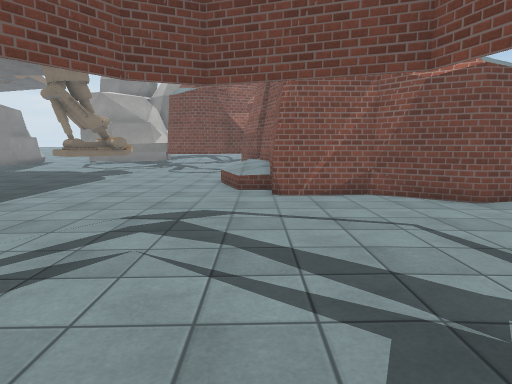
[1] (above)

24 first-person views from a walk through a scene from a Unity 3-D project. The camera is 1.4 m above the floor, tilts 8° down and sees 75° across. The floor is counted in squares, 1 m on a side. Each view is taken from the middle of a square. On the plan, view 1 faces up. The plan holds only what a view shows up to about 15 squares ahead; the rest is blank. The place goes on beyond the plan. Surface patterns are stand-ins for the level's own textures.

[2]
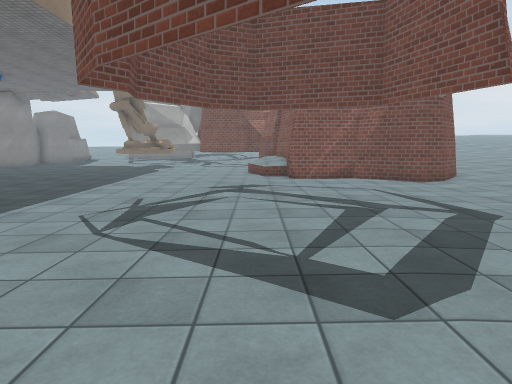

[3]
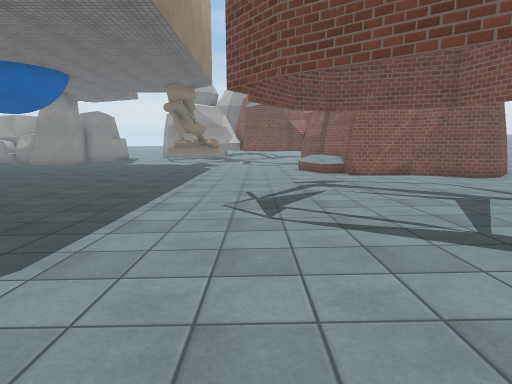

[4]
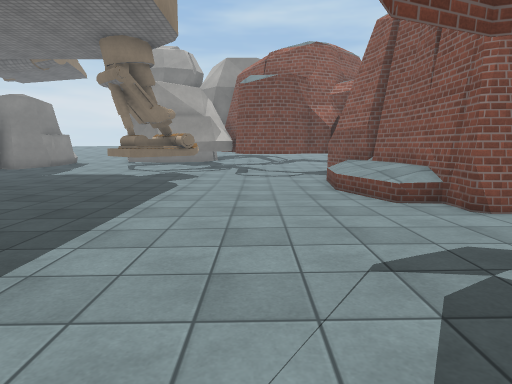

[5]
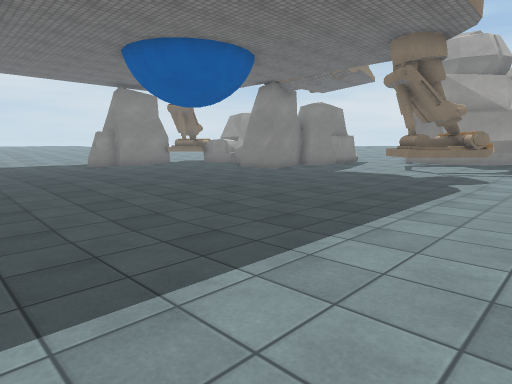

[6]
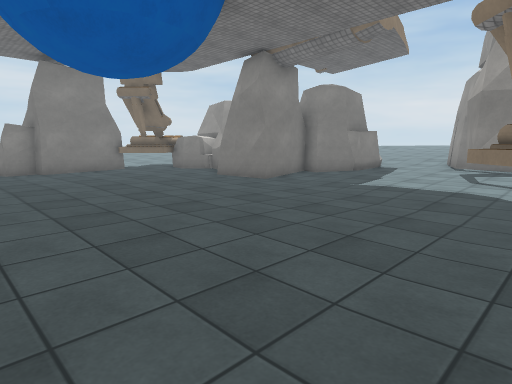

[7]
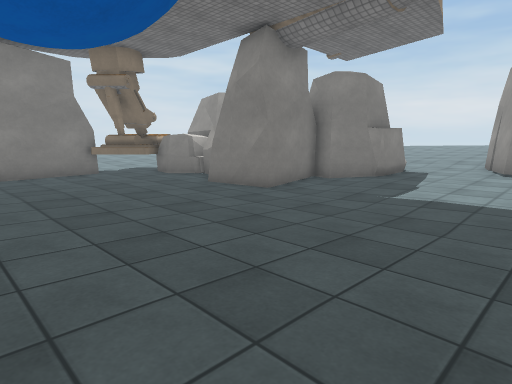

[8]
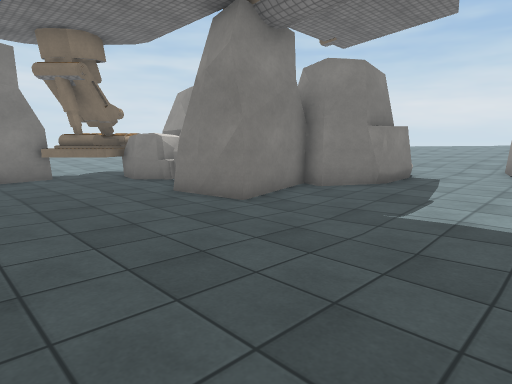

[9]
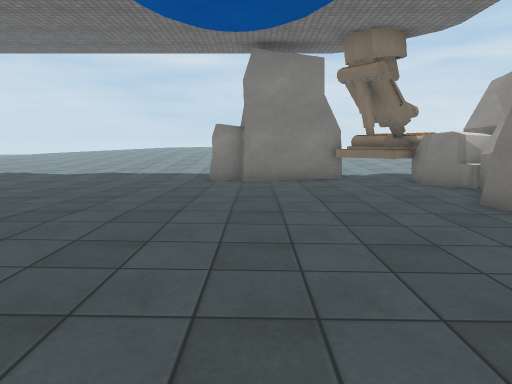

[10]
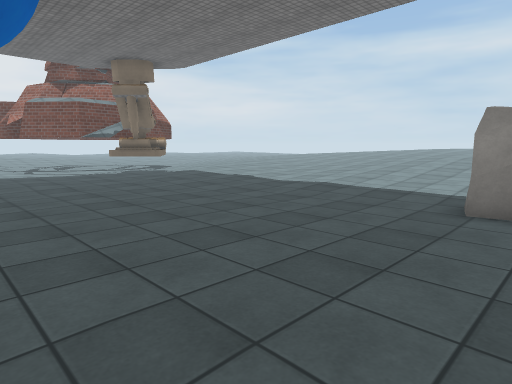

[11]
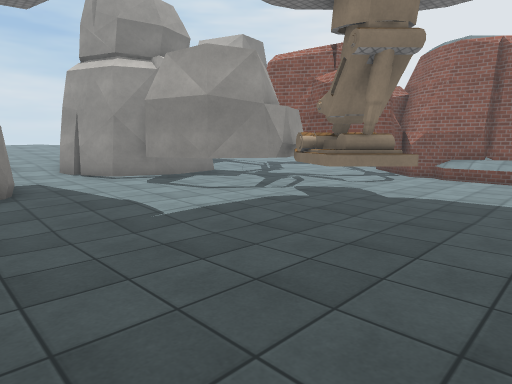

[12]
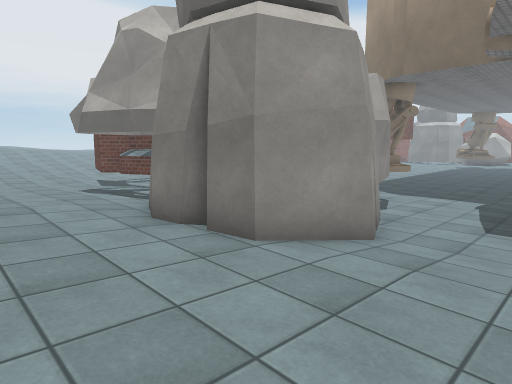

[13]
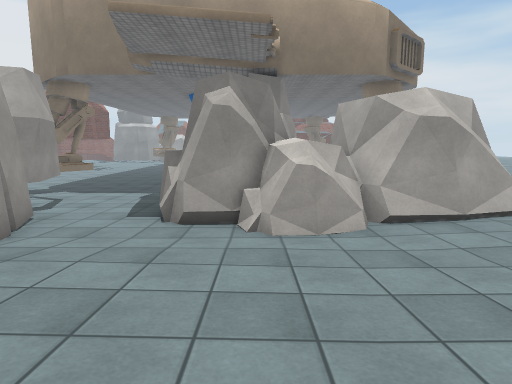

[14]
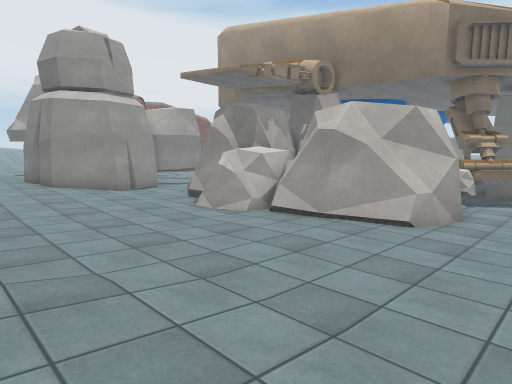

[15]
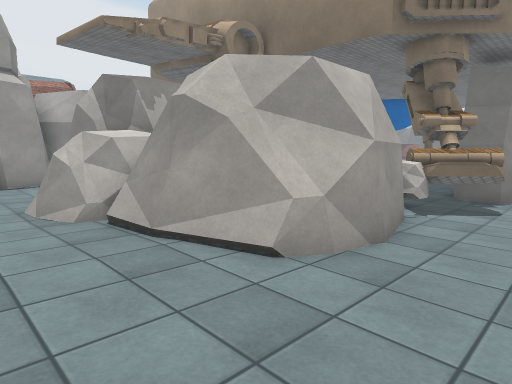

[16]
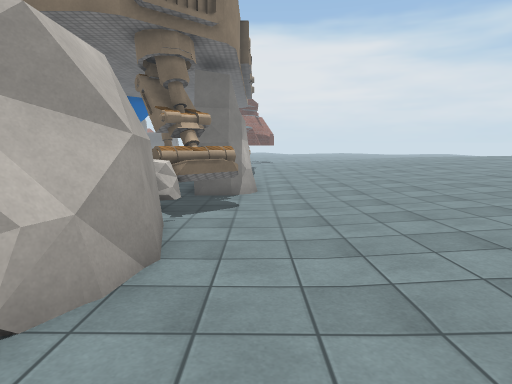

[17]
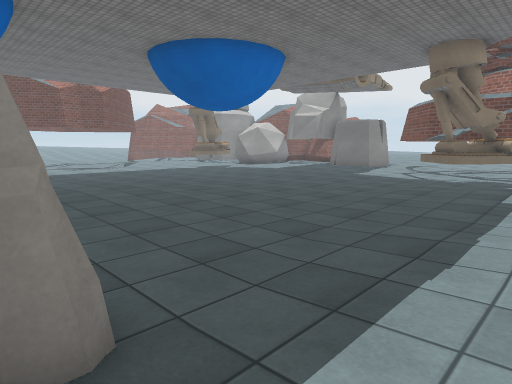

[18]
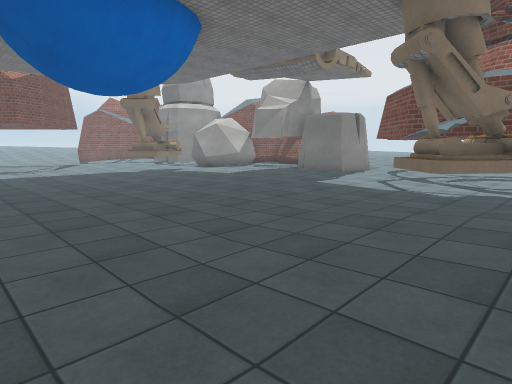

[19]
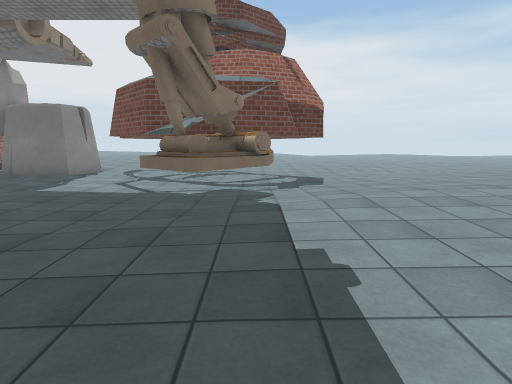

[20]
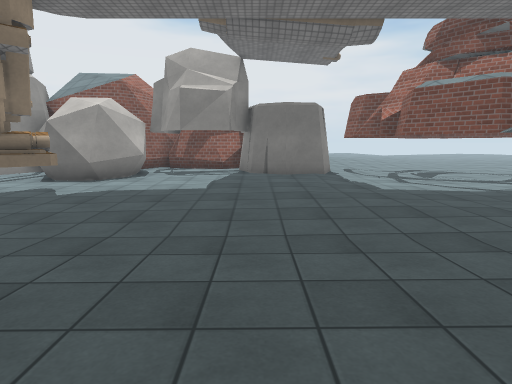

[21]
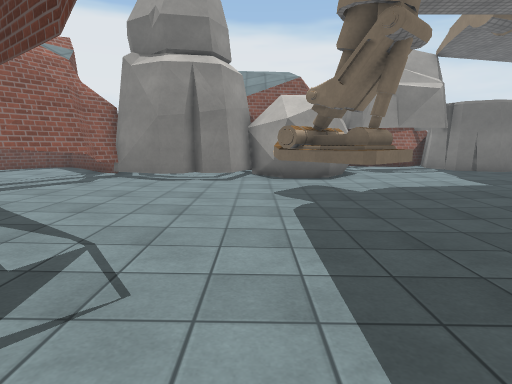

[22]
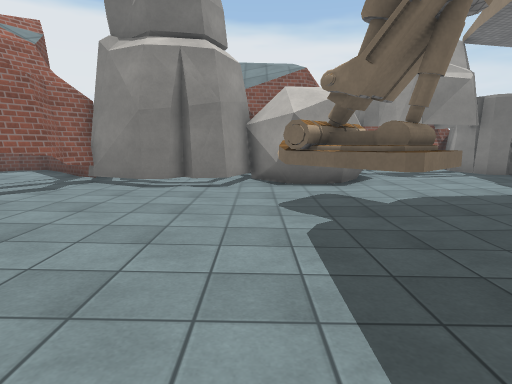

[23]
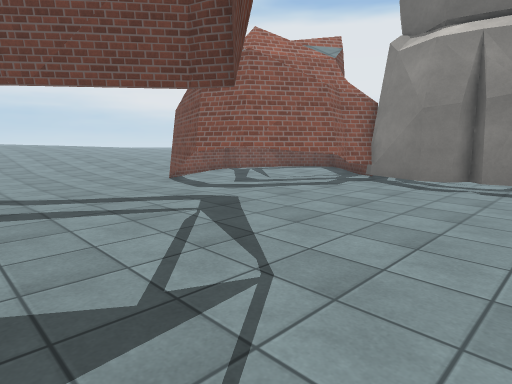

[24]
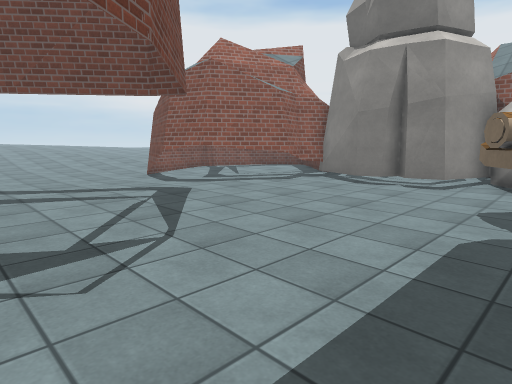

### Floor plan
Key: @ floor where view 1 was taken; # wall or solid block; . main floor; : floor 0.25 m higher than the main floor; - floor 0.25 m lower than the main floor; + floor 0.5 m higher than the main floor; * floor 0.75 m higher than the main floor; % floor 1 m higher than the main floor; / step, stairs or slope; = window, fence, low wall or low ledge; ^ raised ledge; T thing the floor can be seen under or through; O other object.
Columns run from 28 left of view 1 to 6 right of it. Each row starts with its distance up from view 1.
 33 % %%%     * * ***
 32  ////****+** ***********
 31  ***+++++++++************+++++
 30 +++++++++++++++***O*****++++++
 29 ++++++++++++++++####O+++++++++
 28 +++++++:::+++++O#     +++++::
 27  +++++:::::::::##      :::###
 26 +::++:::OOO::::O#        ###
 25 ::::OOOOO OOO:::##
 24 :::OO# OOOO O:::O####O
 23 :::O   #    O::::#
 22 :::O       ##....#
 21 :::O      ##.....##   O
 20 :::O#     #.......####O
 19 :::OOOOOO #O........#..
 18 :.##OOOO ##O.......###..#####
 17 ..####...O........####......#
 16 ...###..........-.###......=#
 15 .OO##.............-##-...../##
 14 .O##...............---.....+*#
 13 :O #...............--....../*#
 12    #O..............--......//#
 11 : OO..............---......./#
 10 :..O..............---........####
  9 :.................---...........###
  8 :.................---.............#
  7 :.................---..............
  6 :................----..............
  5 :................-----.............
  4 .................-----.............
  3 .................-----............
  2 .................-----............
  1 :...............------.............
  0 ::............--------......@......
 -1 :::............-------.............
 -2 ::.TT............--TT..............
 -3 ::.TTT............TTT..............
 -4 :.TT  ............TTTT.......######
 -5 ..TTT..............TTT.......#    #
 -6 ... ................^.......##
 -7 ...........:.............OO.#
 -8 ...........::::....OOO.####O#
 -9 ........ .OOO:::..OOOOO#

Where each view was taken, in squares from view 1:
view 1: 0 up, 0 right, facing up
view 2: 5 down, 1 left, facing up
view 3: 6 down, 4 left, facing up
view 4: 3 up, 4 left, facing up
view 5: 3 up, 4 left, facing up-left
view 6: 8 up, 8 left, facing up-left
view 7: 10 up, 10 left, facing up-left
view 8: 12 up, 11 left, facing up-left
view 9: 12 up, 12 left, facing left
view 10: 12 up, 17 left, facing down-left
view 11: 12 up, 17 left, facing up-right
view 12: 33 up, 16 left, facing down-right
view 13: 33 up, 18 left, facing down
view 14: 33 up, 28 left, facing down-right
view 15: 28 up, 28 left, facing down-right
view 16: 27 up, 27 left, facing down
view 17: 11 up, 28 left, facing down-right
view 18: 6 up, 27 left, facing down-right
view 19: 5 up, 26 left, facing down
view 20: 5 up, 15 left, facing down
view 21: 5 up, 6 left, facing down
view 22: 3 up, 6 left, facing down
view 23: 3 up, 6 left, facing down-right
view 24: 3 up, 8 left, facing down-right
